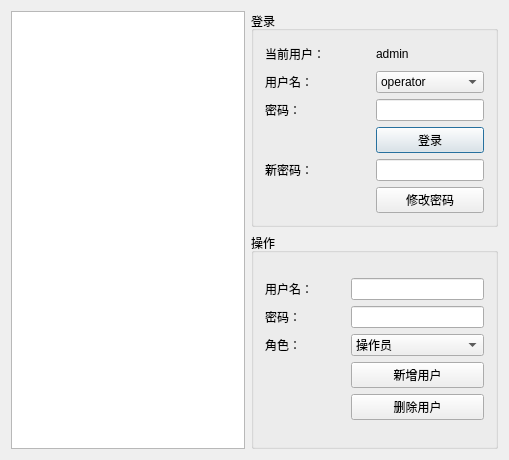
<?xml version="1.0" encoding="UTF-8"?>
<ui version="4.0">
 <class>UserAccountManagerClass</class>
 <widget class="QDialog" name="UserAccountManagerClass">
  <property name="geometry">
   <rect>
    <x>0</x>
    <y>0</y>
    <width>509</width>
    <height>460</height>
   </rect>
  </property>
  <property name="windowTitle">
   <string>用户管理</string>
  </property>
  <layout class="QVBoxLayout" name="verticalLayout_5">
   <item>
    <layout class="QHBoxLayout" name="horizontalLayout_6">
     <item>
      <widget class="QTableView" name="tableView"/>
     </item>
     <item>
      <layout class="QVBoxLayout" name="verticalLayout_4">
       <item>
        <widget class="QGroupBox" name="groupBox">
         <property name="title">
          <string>登录</string>
         </property>
         <layout class="QGridLayout" name="gridLayout_2">
          <item row="0" column="0">
           <layout class="QGridLayout" name="gridLayout">
            <item row="0" column="0">
             <widget class="QLabel" name="label">
              <property name="minimumSize">
               <size>
                <width>80</width>
                <height>20</height>
               </size>
              </property>
              <property name="text">
               <string>当前用户：</string>
              </property>
             </widget>
            </item>
            <item row="0" column="1">
             <widget class="QLabel" name="currentUser">
              <property name="minimumSize">
               <size>
                <width>80</width>
                <height>20</height>
               </size>
              </property>
              <property name="text">
               <string>admin</string>
              </property>
             </widget>
            </item>
            <item row="1" column="0">
             <widget class="QLabel" name="label_3">
              <property name="minimumSize">
               <size>
                <width>80</width>
                <height>20</height>
               </size>
              </property>
              <property name="text">
               <string>用户名：</string>
              </property>
             </widget>
            </item>
            <item row="1" column="1">
             <widget class="QComboBox" name="combUserName">
              <property name="minimumSize">
               <size>
                <width>80</width>
                <height>20</height>
               </size>
              </property>
              <item>
               <property name="text">
                <string>operator</string>
               </property>
              </item>
             </widget>
            </item>
            <item row="2" column="0">
             <widget class="QLabel" name="label_4">
              <property name="minimumSize">
               <size>
                <width>80</width>
                <height>20</height>
               </size>
              </property>
              <property name="text">
               <string>密码：</string>
              </property>
             </widget>
            </item>
            <item row="2" column="1">
             <widget class="QLineEdit" name="ldtPassWord">
              <property name="minimumSize">
               <size>
                <width>80</width>
                <height>20</height>
               </size>
              </property>
             </widget>
            </item>
            <item row="3" column="0">
             <spacer name="horizontalSpacer_4">
              <property name="orientation">
               <enum>Qt::Horizontal</enum>
              </property>
              <property name="sizeHint" stdset="0">
               <size>
                <width>40</width>
                <height>20</height>
               </size>
              </property>
             </spacer>
            </item>
            <item row="3" column="1">
             <widget class="QPushButton" name="btnLogin">
              <property name="text">
               <string>登录</string>
              </property>
             </widget>
            </item>
            <item row="4" column="0">
             <widget class="QLabel" name="label_5">
              <property name="minimumSize">
               <size>
                <width>80</width>
                <height>20</height>
               </size>
              </property>
              <property name="text">
               <string>新密码：</string>
              </property>
             </widget>
            </item>
            <item row="4" column="1">
             <widget class="QLineEdit" name="ldtNewPassWord">
              <property name="minimumSize">
               <size>
                <width>80</width>
                <height>20</height>
               </size>
              </property>
             </widget>
            </item>
            <item row="5" column="0">
             <spacer name="horizontalSpacer_3">
              <property name="orientation">
               <enum>Qt::Horizontal</enum>
              </property>
              <property name="sizeHint" stdset="0">
               <size>
                <width>40</width>
                <height>20</height>
               </size>
              </property>
             </spacer>
            </item>
            <item row="5" column="1">
             <widget class="QPushButton" name="btnModifyPassWord">
              <property name="text">
               <string>修改密码</string>
              </property>
             </widget>
            </item>
           </layout>
          </item>
         </layout>
        </widget>
       </item>
       <item>
        <widget class="QGroupBox" name="groupBox_2">
         <property name="title">
          <string>操作</string>
         </property>
         <layout class="QVBoxLayout" name="verticalLayout_3">
          <item>
           <layout class="QVBoxLayout" name="verticalLayout_2">
            <item>
             <layout class="QHBoxLayout" name="horizontalLayout">
              <item>
               <widget class="QLabel" name="label_6">
                <property name="minimumSize">
                 <size>
                  <width>80</width>
                  <height>20</height>
                 </size>
                </property>
                <property name="text">
                 <string>用户名：</string>
                </property>
               </widget>
              </item>
              <item>
               <widget class="QLineEdit" name="ldtAddUserName">
                <property name="minimumSize">
                 <size>
                  <width>80</width>
                  <height>20</height>
                 </size>
                </property>
               </widget>
              </item>
             </layout>
            </item>
            <item>
             <layout class="QVBoxLayout" name="verticalLayout">
              <item>
               <layout class="QHBoxLayout" name="horizontalLayout_2">
                <item>
                 <widget class="QLabel" name="label_7">
                  <property name="minimumSize">
                   <size>
                    <width>80</width>
                    <height>20</height>
                   </size>
                  </property>
                  <property name="text">
                   <string>密码：</string>
                  </property>
                 </widget>
                </item>
                <item>
                 <widget class="QLineEdit" name="ldtAddPassWord">
                  <property name="minimumSize">
                   <size>
                    <width>80</width>
                    <height>20</height>
                   </size>
                  </property>
                 </widget>
                </item>
               </layout>
              </item>
              <item>
               <layout class="QHBoxLayout" name="horizontalLayout_3">
                <item>
                 <widget class="QLabel" name="label_8">
                  <property name="minimumSize">
                   <size>
                    <width>80</width>
                    <height>20</height>
                   </size>
                  </property>
                  <property name="text">
                   <string>角色：</string>
                  </property>
                 </widget>
                </item>
                <item>
                 <widget class="QComboBox" name="combRole">
                  <property name="minimumSize">
                   <size>
                    <width>133</width>
                    <height>20</height>
                   </size>
                  </property>
                  <item>
                   <property name="text">
                    <string>操作员</string>
                   </property>
                  </item>
                 </widget>
                </item>
               </layout>
              </item>
              <item>
               <layout class="QHBoxLayout" name="horizontalLayout_4">
                <item>
                 <spacer name="horizontalSpacer">
                  <property name="orientation">
                   <enum>Qt::Horizontal</enum>
                  </property>
                  <property name="sizeHint" stdset="0">
                   <size>
                    <width>40</width>
                    <height>20</height>
                   </size>
                  </property>
                 </spacer>
                </item>
                <item>
                 <widget class="QPushButton" name="btnAddNewUser">
                  <property name="minimumSize">
                   <size>
                    <width>133</width>
                    <height>0</height>
                   </size>
                  </property>
                  <property name="text">
                   <string>新增用户</string>
                  </property>
                 </widget>
                </item>
               </layout>
              </item>
              <item>
               <layout class="QHBoxLayout" name="horizontalLayout_5">
                <item>
                 <spacer name="horizontalSpacer_2">
                  <property name="orientation">
                   <enum>Qt::Horizontal</enum>
                  </property>
                  <property name="sizeHint" stdset="0">
                   <size>
                    <width>40</width>
                    <height>20</height>
                   </size>
                  </property>
                 </spacer>
                </item>
                <item>
                 <widget class="QPushButton" name="btnDeleteUser">
                  <property name="minimumSize">
                   <size>
                    <width>133</width>
                    <height>0</height>
                   </size>
                  </property>
                  <property name="text">
                   <string>删除用户</string>
                  </property>
                 </widget>
                </item>
               </layout>
              </item>
             </layout>
            </item>
           </layout>
          </item>
         </layout>
        </widget>
       </item>
      </layout>
     </item>
    </layout>
   </item>
  </layout>
 </widget>
 <layoutdefault spacing="6" margin="11"/>
 <resources/>
 <connections/>
</ui>
